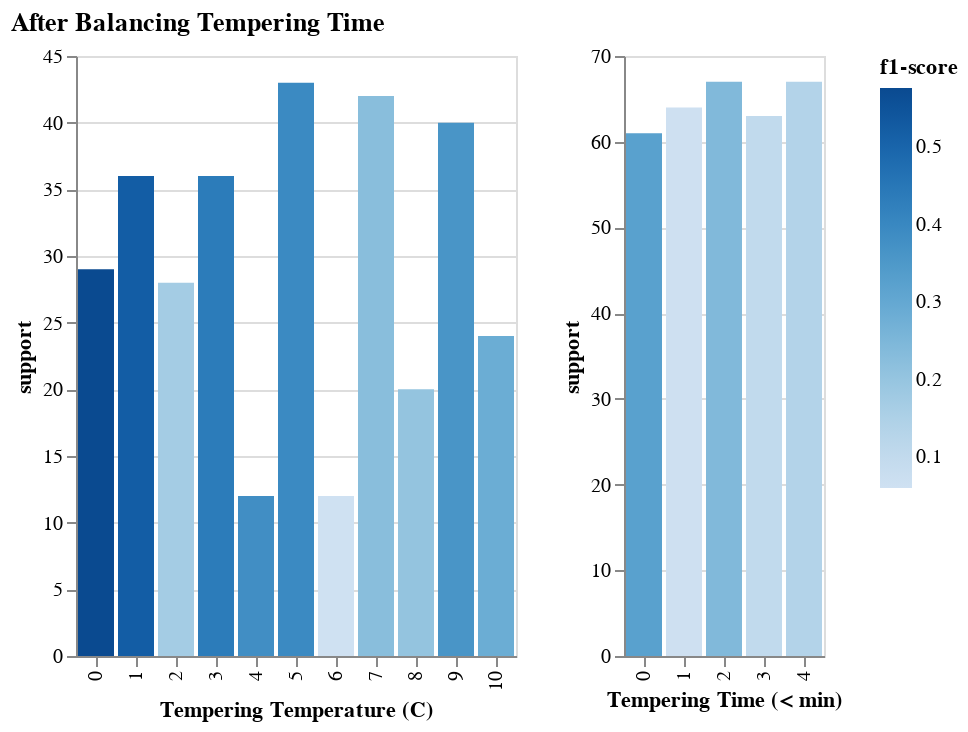

Source (notebook cell):
### Code cell
rf_cr_ttemp_supp_plot = alt.Chart(pl_cr_rf_ttemp)\
    .mark_bar().encode(
        alt.X('index:O').title('Tempering Temperature (C)'),
        alt.Y('support'),
        alt.Color('f1-score')
        )

rf_cr_ttime_supp_plot = alt.Chart(pl_cr_rf_ttime)\
    .mark_bar().encode(
        alt.X('index:O').title('Tempering Time (< min)'),
        alt.Y('support'),
        alt.Color('f1-score')
        )
rf_cr_ttemp_supp_plot

alt.concat(rf_cr_ttemp_supp_plot, rf_cr_ttime_supp_plot).properties(title='After Balancing Tempering Time')

### Figure 1 — Vega-Lite specification as saved in the notebook (floating-point values rounded to 4 significant figures)
{"config": {"view": {"continuousWidth": 300, "continuousHeight": 300}}, "concat": [{"data": {"name": "data-b9d05e2a0ae198146acb55dcbdfe9404"}, "mark": {"type": "bar"}, "encoding": {"color": {"field": "f1-score", "type": "quantitative"}, "x": {"field": "index", "title": "Tempering Temperature (C)", "type": "ordinal"}, "y": {"field": "support", "type": "quantitative"}}}, {"data": {"name": "data-f0dc27643736386b4e0ba9039aa3eaf4"}, "mark": {"type": "bar"}, "encoding": {"color": {"field": "f1-score", "type": "quantitative"}, "x": {"field": "index", "title": "Tempering Time (< min)", "type": "ordinal"}, "y": {"field": "support", "type": "quantitative"}}}], "title": "After Balancing Tempering Time", "$schema": "https://vega.github.io/schema/vega-lite/v5.20.1.json", "datasets": {"data-b9d05e2a0ae198146acb55dcbdfe9404": [{"index": 0.0, "precision": 0.5667, "recall": 0.5862, "f1-score": 0.5763, "support": 29.0}, {"index": 1.0, "precision": 0.5455, "recall": 0.5, "f1-score": 0.5217, "support": 36.0}, {"index": 2.0, "precision": 0.1667, "recall": 0.1786, "f1-score": 0.1724, "support": 28.0}, {"index": 3.0, "precision": 0.4048, "recall": 0.4722, "f1-score": 0.4359, "support": 36.0}, {"index": 4.0, "precision": 0.4444, "recall": 0.3333, "f1-score": 0.381, "support": 12.0}, {"index": 5.0, "precision": 0.4211, "recall": 0.3721, "f1-score": 0.3951, "support": 43.0}, {"index": 6.0, "precision": 0.04762, "recall": 0.08333, "f1-score": 0.06061, "support": 12.0}, {"index": 7.0, "precision": 0.2174, "recall": 0.2381, "f1-score": 0.2273, "support": 42.0}, {"index": 8.0, "precision": 0.2105, "recall": 0.2, "f1-score": 0.2051, "support": 20.0}, {"index": 9.0, "precision": 0.3488, "recall": 0.375, "f1-score": 0.3614, "support": 40.0}, {"index": 10.0, "precision": 0.4545, "recall": 0.2083, "f1-score": 0.2857, "support": 24.0}], "data-f0dc27643736386b4e0ba9039aa3eaf4": [{"index": 0.0, "precision": 0.3043, "recall": 0.3443, "f1-score": 0.3231, "support": 61.0}, {"index": 1.0, "precision": 0.0678, "recall": 0.0625, "f1-score": 0.06504, "support": 64.0}, {"index": 2.0, "precision": 0.2632, "recall": 0.2239, "f1-score": 0.2419, "support": 67.0}, {"index": 3.0, "precision": 0.09589, "recall": 0.1111, "f1-score": 0.1029, "support": 63.0}, {"index": 4.0, "precision": 0.1406, "recall": 0.1343, "f1-score": 0.1374, "support": 67.0}]}}
